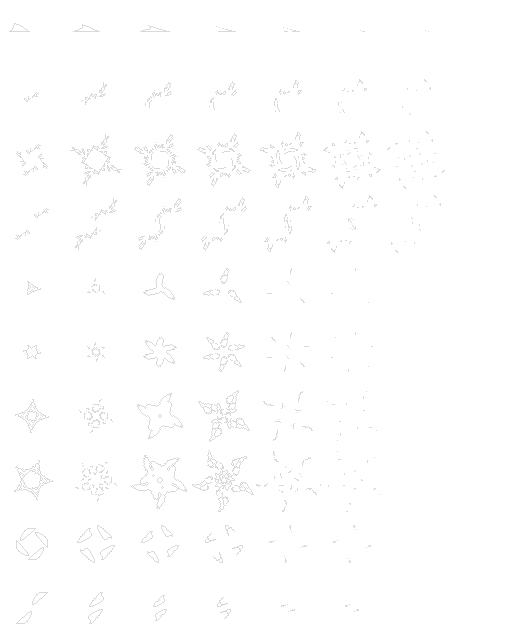
#> input picture space game/autre/Free Smoke Fx Pixel 2/bonus.png, 512 x 640 px
$ python 'decouper images.py'
#> lines starting #> are read from the running program, lines starting #| are printed output that depends on the picture
from PIL import Image

def decouper_image(image_path, largeur, hauteur, dossier_sortie):
#> called with image_path = 'autre/Free Smoke Fx Pixel 2/bonus.png', largeur = 65, hauteur = 80, dossier_sortie = 'skin'
    image = Image.open(image_path)
#> image is the input picture: PIL image 512x640 P; mean R, G, B, A 8.3, 8.3, 8.3, 9.1

    largeur_totale, hauteur_totale = image.size
#> largeur_totale = 512; hauteur_totale = 640

    nb_morceaux_largeur = largeur_totale // largeur
#> nb_morceaux_largeur = 7
    nb_morceaux_hauteur = hauteur_totale // hauteur
#> nb_morceaux_hauteur = 8

    for i in range(nb_morceaux_largeur):
        for j in range(nb_morceaux_hauteur):

            x1 = i * largeur
            y1 = j * hauteur

            x2 = x1 + largeur
            y2 = y1 + hauteur

            morceau = image.crop((x1, y1, x2, y2))

            nom_fichier = f"souris_bonus_{i}.png"
            chemin_sortie = f"{dossier_sortie}/{nom_fichier}"
            morceau.save(chemin_sortie)
#> this loop made 7 passes
#> pass 1, in decouper_image, `morceau.save(chemin_sortie)`:
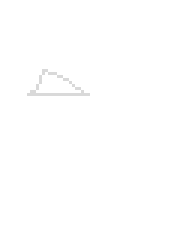
#> saved as souris_bonus_0.png: PIL image 65x80 P (shown 3 times larger); mean R, G, B, A 4.7, 4.7, 4.7, 5.1; transparent parts drawn white
#> pass 1, in decouper_image, `morceau.save(chemin_sortie)`:
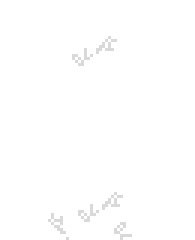
#> saved as souris_bonus_0.png: PIL image 65x80 P (shown 3 times larger); mean R, G, B, A 4.2, 4.2, 4.2, 4.9; transparent parts drawn white
#> pass 1, in decouper_image, `morceau.save(chemin_sortie)`:
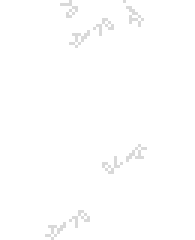
#> saved as souris_bonus_0.png: PIL image 65x80 P (shown 3 times larger); mean R, G, B, A 5.6, 5.6, 5.6, 6.5; transparent parts drawn white
#> pass 1, in decouper_image, `morceau.save(chemin_sortie)`:
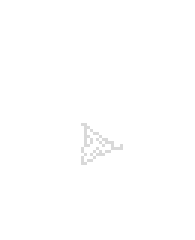
#> saved as souris_bonus_0.png: PIL image 65x80 P (shown 3 times larger); mean R, G, B, A 3.7, 3.7, 3.7, 4.1; transparent parts drawn white
#> after the loop: morceau: PIL image 65x80 P; every value is 0

image_path = "autre/Free Smoke Fx Pixel 2/bonus.png"
dossier_sortie = "skin"

decouper_image(image_path, 65, 80, dossier_sortie)
